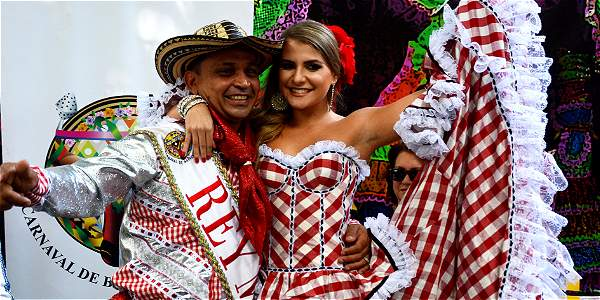
#> input picture FaceDetector/images/carnaval.jpg, 600 x 300 px
$ python face_detector.py --path images/carnaval.jpg   (Python 2 division)   (older library calls are emulated)
#> lines starting #> are read from the running program, lines starting #| are printed output that depends on the picture; after the words box and inside, x2 and y2 are one past the last pixel; in counts of white or black regions, pixels touching at a corner belong together
import cv2
import optparse
import os


def detect_faces(classifier, img_frame):
    """
    Function that retreives face rectangles from image.

    Input
    ====
    classifier: obj.
    img_frame: numpy array.

    Output
    ======
    faces_coords: List of tuples.

    """
    faces_coords = classifier.detectMultiScale(
        img_frame,
        scaleFactor=1.1,
        minNeighbors=5,
        minSize=(30, 30),
        flags=cv2.cv.CV_HAAR_SCALE_IMAGE
    )
    return faces_coords


def draw_rectangle(img_frame, coords):
    """
    Renders rectangles given coordinates and image frame.

    Input
    =====
    img_frame: numpy array
    coords: Tuple with x1, y1, x2, y2 coordinates

    """
    x_point, y_point, width, height = coords
    cv2.rectangle(
        img_frame,
        (x_point, y_point),
        (x_point + width, y_point + height),
        (0, 255, 0),
        2
    )


def main():
    # Read input options.
    options = parse_options()
    img = cv2.imread(options.path)
#> img is the input picture: shape (300, 600, 3); mean B, G, R 118.8, 118.6, 142.1

    # Create Haar-cascade classifier
    classifier_path = 'Classifiers/haarcascade_frontalface_alt.xml'
    face_cascade = cv2.CascadeClassifier(classifier_path)

    # Find faces using Haar cascade classifier.
    faces = detect_faces(face_cascade, img)
#> in detect_faces, `faces_coords = classifier.detectMultiScale( img_frame, scaleFactor=1.1..`: faces_coords = [[271, 44, 59, 59], [207, 46, 67, 67]]
#> faces = [[271, 44, 59, 59], [207, 46, 67, 67]]

    # Draw a rectangle around the faces
    for face in faces:
        draw_rectangle(img, face)
#> this loop made 2 passes
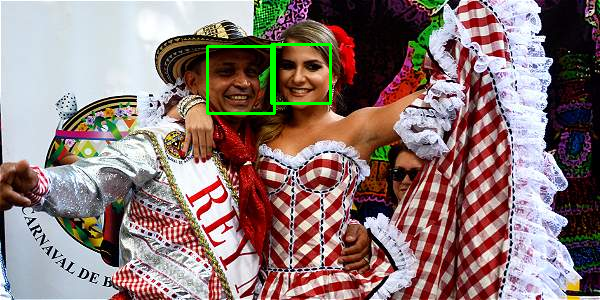
#> img: shape (300, 600, 3); 0.82% of pixels changed, all inside (x1, y1, x2, y2) = (206, 43, 332, 115)

    # Display image.
    cv2.imshow('Image', img)
    cv2.waitKey(0)

    print 'Done'


def parse_options():
    """
    Parses parameters from command line.
    """
    parser = optparse.OptionParser()
    parser.add_option('-p',
                      '--path',
                      dest='path')

    options, _ = parser.parse_args()

    return options


if __name__ == '__main__':
    main()
